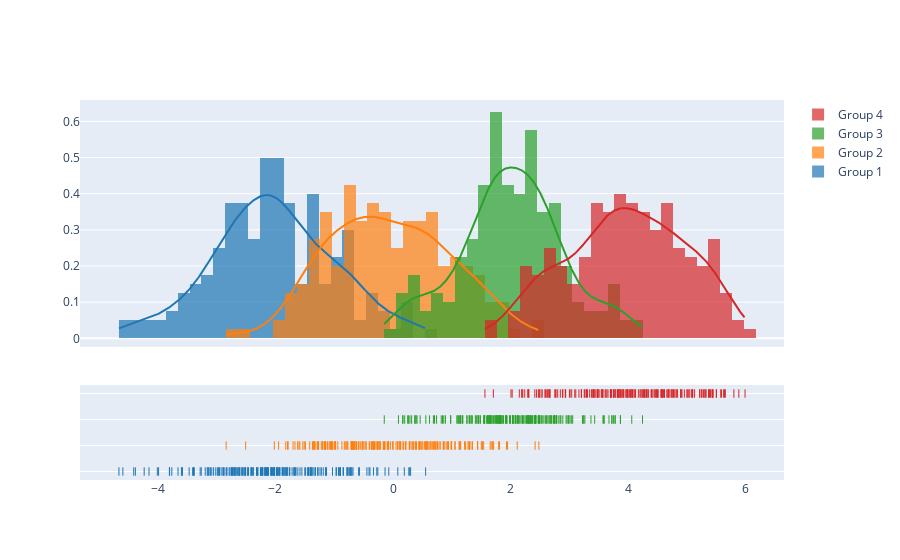

Write notebook code for a chart like this one.
### Code cell
import plotly.figure_factory as ff

# Add histogram data
x1 = np.random.randn(200) - 2
x2 = np.random.randn(200)
x3 = np.random.randn(200) + 2
x4 = np.random.randn(200) + 4

# Group data together
hist_data = [x1, x2, x3, x4]

group_labels = ['Group 1', 'Group 2', 'Group 3', 'Group 4']

# Create distplot with custom bin_size
fig = ff.create_distplot(hist_data, group_labels, bin_size=.2)
fig.show()

### Figure 1 — Plotly figure (JSON) as saved in the notebook; plotly's stock layout.template omitted (floating-point values rounded to 4 significant figures; data arrays with more than 128 entries replaced by an {"elided": "..."} marker saying what was removed)
{"data": [{"autobinx": false, "histnorm": "probability density", "legendgroup": "Group 1", "marker": {"color": "rgb(31, 119, 180)"}, "name": "Group 1", "opacity": 0.7, "type": "histogram", "x": {"elided": "200 float values"}, "xaxis": "x", "xbins": {"end": 0.5545, "size": 0.2, "start": -4.659}, "yaxis": "y"}, {"autobinx": false, "histnorm": "probability density", "legendgroup": "Group 2", "marker": {"color": "rgb(255, 127, 14)"}, "name": "Group 2", "opacity": 0.7, "type": "histogram", "x": {"elided": "200 float values"}, "xaxis": "x", "xbins": {"end": 2.48, "size": 0.2, "start": -2.836}, "yaxis": "y"}, {"autobinx": false, "histnorm": "probability density", "legendgroup": "Group 3", "marker": {"color": "rgb(44, 160, 44)"}, "name": "Group 3", "opacity": 0.7, "type": "histogram", "x": {"elided": "200 float values"}, "xaxis": "x", "xbins": {"end": 4.241, "size": 0.2, "start": -0.1492}, "yaxis": "y"}, {"autobinx": false, "histnorm": "probability density", "legendgroup": "Group 4", "marker": {"color": "rgb(214, 39, 40)"}, "name": "Group 4", "opacity": 0.7, "type": "histogram", "x": {"elided": "200 float values"}, "xaxis": "x", "xbins": {"end": 5.984, "size": 0.2, "start": 1.563}, "yaxis": "y"}, {"legendgroup": "Group 1", "marker": {"color": "rgb(31, 119, 180)"}, "mode": "lines", "name": "Group 1", "showlegend": false, "type": "scatter", "x": {"elided": "500 float values"}, "xaxis": "x", "y": {"elided": "500 float values"}, "yaxis": "y"}, {"legendgroup": "Group 2", "marker": {"color": "rgb(255, 127, 14)"}, "mode": "lines", "name": "Group 2", "showlegend": false, "type": "scatter", "x": {"elided": "500 float values"}, "xaxis": "x", "y": {"elided": "500 float values"}, "yaxis": "y"}, {"legendgroup": "Group 3", "marker": {"color": "rgb(44, 160, 44)"}, "mode": "lines", "name": "Group 3", "showlegend": false, "type": "scatter", "x": {"elided": "500 float values"}, "xaxis": "x", "y": {"elided": "500 float values"}, "yaxis": "y"}, {"legendgroup": "Group 4", "marker": {"color": "rgb(214, 39, 40)"}, "mode": "lines", "name": "Group 4", "showlegend": false, "type": "scatter", "x": {"elided": "500 float values"}, "xaxis": "x", "y": {"elided": "500 float values"}, "yaxis": "y"}, {"legendgroup": "Group 1", "marker": {"color": "rgb(31, 119, 180)", "symbol": "line-ns-open"}, "mode": "markers", "name": "Group 1", "showlegend": false, "type": "scatter", "x": {"elided": "200 float values"}, "xaxis": "x", "y": {"elided": "200 str values"}, "yaxis": "y2"}, {"legendgroup": "Group 2", "marker": {"color": "rgb(255, 127, 14)", "symbol": "line-ns-open"}, "mode": "markers", "name": "Group 2", "showlegend": false, "type": "scatter", "x": {"elided": "200 float values"}, "xaxis": "x", "y": {"elided": "200 str values"}, "yaxis": "y2"}, {"legendgroup": "Group 3", "marker": {"color": "rgb(44, 160, 44)", "symbol": "line-ns-open"}, "mode": "markers", "name": "Group 3", "showlegend": false, "type": "scatter", "x": {"elided": "200 float values"}, "xaxis": "x", "y": {"elided": "200 str values"}, "yaxis": "y2"}, {"legendgroup": "Group 4", "marker": {"color": "rgb(214, 39, 40)", "symbol": "line-ns-open"}, "mode": "markers", "name": "Group 4", "showlegend": false, "type": "scatter", "x": {"elided": "200 float values"}, "xaxis": "x", "y": {"elided": "200 str values"}, "yaxis": "y2"}], "layout": {"barmode": "overlay", "hovermode": "closest", "legend": {"traceorder": "reversed"}, "xaxis": {"anchor": "y2", "domain": [0.0, 1.0], "zeroline": false}, "yaxis": {"anchor": "free", "domain": [0.35, 1], "position": 0.0}, "yaxis2": {"anchor": "x", "domain": [0, 0.25], "dtick": 1, "showticklabels": false}}}
